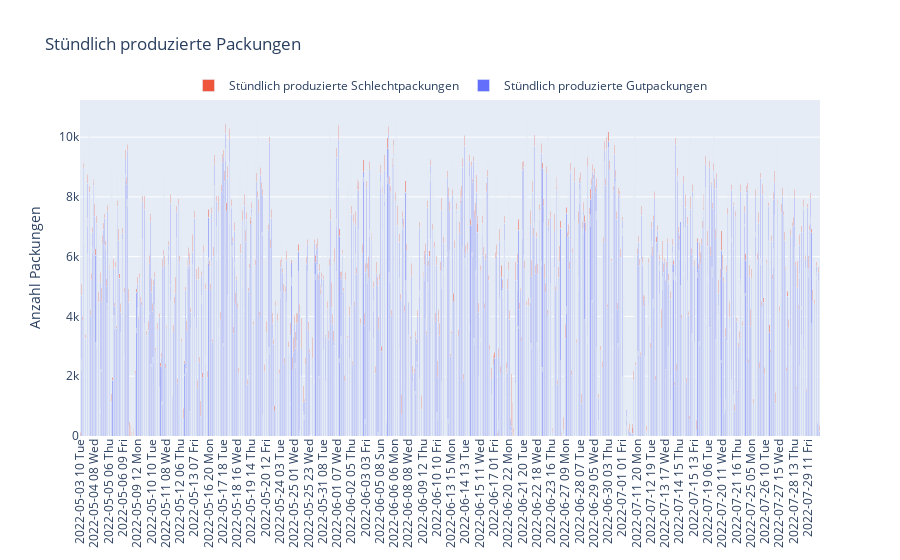

The notebook cell this image was saved under:
### Code cell
pd_hourly_produced_packs_all = hourly_produced_packs_all.toPandas()
fig = go.Figure(data=[
    go.Bar(name='Stündlich produzierte Gutpackungen',
           x=pd_hourly_produced_packs_all.date, 
           y=pd_hourly_produced_packs_all.hourly_good_packs),
    go.Bar(name='Stündlich produzierte Schlechtpackungen',
           x=pd_hourly_produced_packs_all.date,
           y=pd_hourly_produced_packs_all.hourly_reject_packs,
           text=pd_hourly_produced_packs_all.hourly_reject_packs_percentage.apply(lambda x: f"{x}%"))
])
# Change the bar mode
fig.update_layout(barmode='stack')
fig.update_layout(
    title=f"Stündlich produzierte Packungen",
    yaxis_title="Anzahl Packungen",
    legend=dict(
       orientation="h",
       yanchor="bottom",
       y=1,
       xanchor="center",
       x=0.5
    )
)
fig.update_xaxes(tickangle=-90)
# fig.update_yaxes(type="log")
fig.show()

### Figure 1 — Plotly figure (JSON) as saved in the notebook; plotly's stock layout.template omitted (floating-point values rounded to 4 significant figures; data arrays with more than 128 entries replaced by an {"elided": "..."} marker saying what was removed)
{"data": [{"name": "Stündlich produzierte Gutpackungen", "type": "bar", "x": {"elided": "1141 str values"}, "y": {"elided": "1141 int values"}}, {"name": "Stündlich produzierte Schlechtpackungen", "text": {"elided": "1141 str values"}, "type": "bar", "x": {"elided": "1141 str values"}, "y": {"elided": "1141 int values"}}], "layout": {"barmode": "stack", "legend": {"orientation": "h", "x": 0.5, "xanchor": "center", "y": 1, "yanchor": "bottom"}, "title": {"text": "Stündlich produzierte Packungen"}, "xaxis": {"tickangle": -90}, "yaxis": {"title": {"text": "Anzahl Packungen"}}}}
